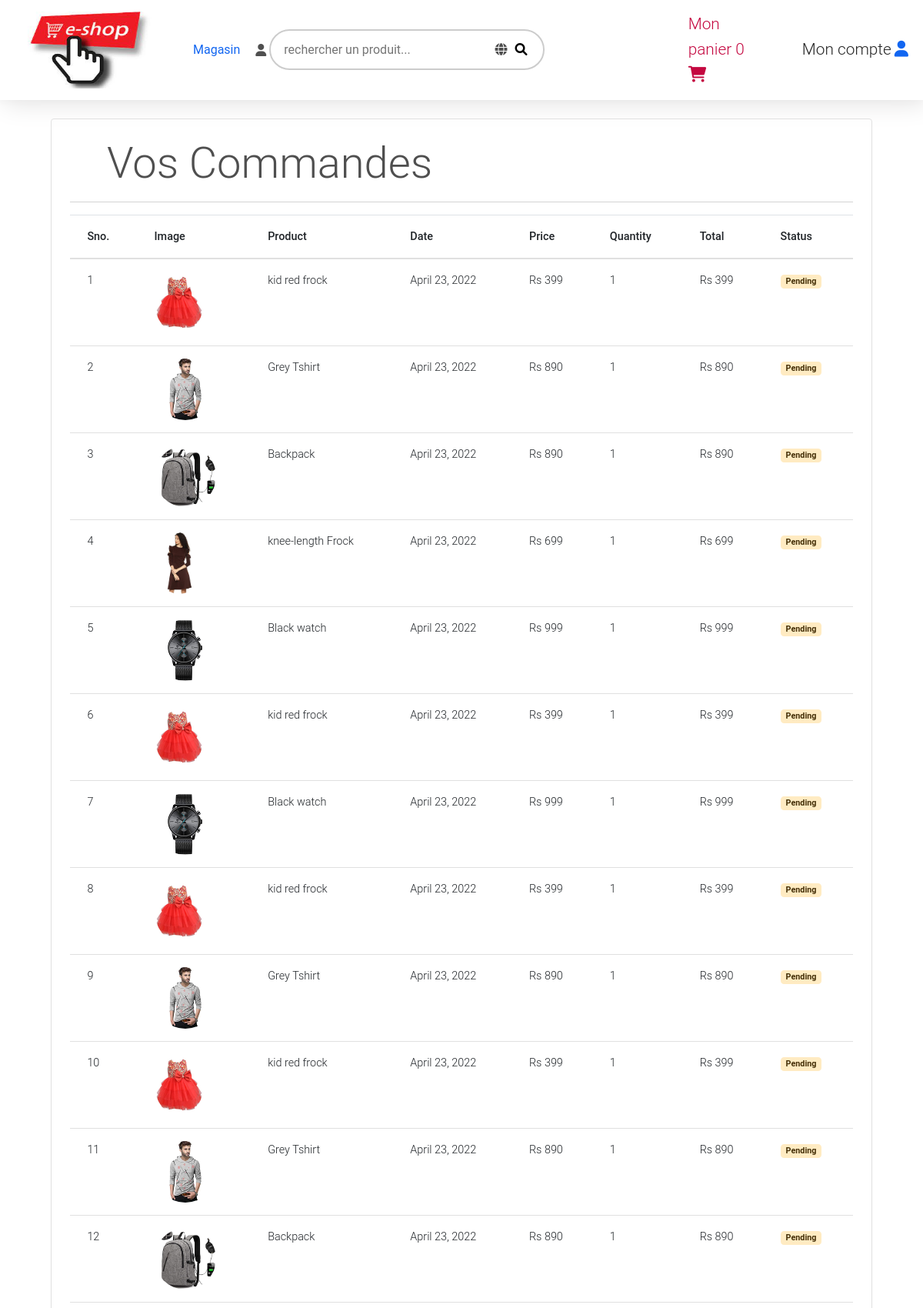
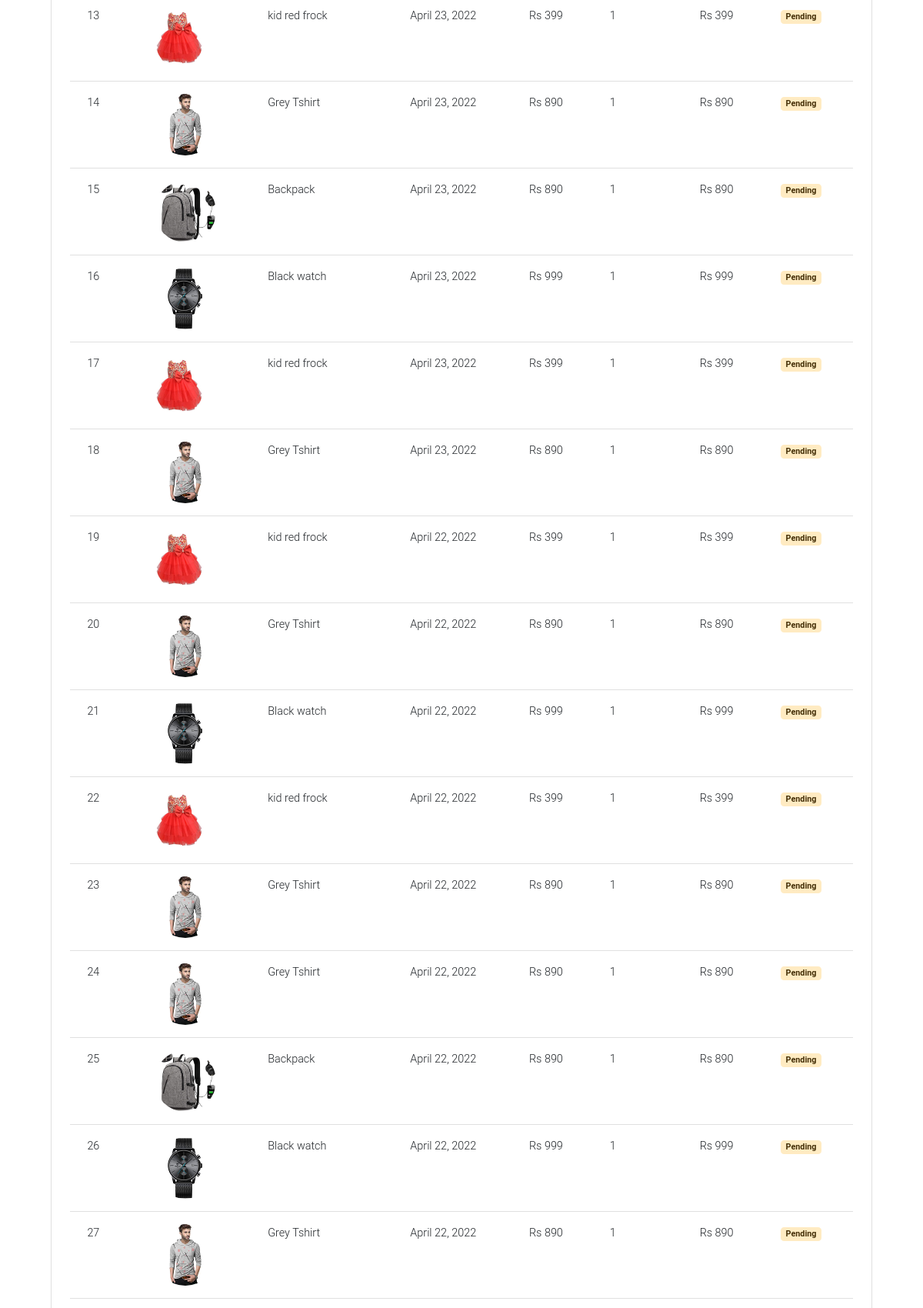
The page /orders (signed in, upper part) on the database its author committed (2 pictures, top to bottom).
### store/models/orders.py (models this page shows, shortened)
class Order(models.Model):
    product = models.ForeignKey(Products,
                                on_delete=models.CASCADE)
    customer = models.ForeignKey(Customer,
                                 on_delete=models.CASCADE)
    quantity = models.IntegerField(default=1)
    price = models.IntegerField()
    address = models.CharField (max_length=50, default='', blank=True)
    phone = models.CharField (max_length=50, default='', blank=True)
    date = models.DateField (default=datetime.datetime.today)
    status = models.BooleanField (default=False)
    @staticmethod
    def get_orders_by_customer(customer_id):
        return Order.objects.filter(customer=customer_id).order_by('-date')

### store/models/product.py (models this page shows, shortened)
class Products(models.Model):
    name = models.CharField(max_length=60)
    price= models.IntegerField(default=0)
    category= models.ForeignKey(Category,on_delete=models.CASCADE,default=1 )
    description= models.CharField(max_length=250, default='', blank=True, null= True)
    image= models.ImageField(upload_to='uploads/products/')

### store/middlewares/auth.py (the view)
    def middleware(request):
        print(request.session.get('customer'))
        returnUrl = request.META['PATH_INFO']
        print(request.META['PATH_INFO'])
        if not request.session.get('customer'):
           return redirect(f'login?return_url={returnUrl}')
        response = get_response(request)
        return response

### store/templatetags/custom_filter.py (called while the page is built)
@register.filter(name='currency')
def currency(number):
    return "Rs "+str(number)

@register.filter(name='multiply')
def multiply(number , number1):
    return number * number1

### store/views/orders.py (called while the page is built)
    def get(self , request ):
        customer = request.session.get('customer')
        orders = Order.get_orders_by_customer(customer)
        print(orders)
        return render(request , 'orders.html'  , {'orders' : orders})

### store/templates/orders.html
{% extends 'base.html' %} {% block content %} {% load cart %} {% load custom_filter %}
<div class="container">
    <div class="border rounded p-4 m-4">
        <p class="display-4 pl-4 ml-4">Vos Commandes</p>
        <hr>
        <table class="table">
            <thead>
                <tr>
                    <th>Sno.</th>
                    <th>Image</th>
                    <th>Product</th>
                    <th>Date</th>
                    <th>Price</th>
                    <th>Quantity</th>
                    <th>Total</th>
                    <th>Status</th>
                </tr>
            </thead>
            <tbody>
                {% for order in orders %}
                <tr>
                    <td>{{forloop.counter}}</td>
                    <td><img style="height: 80px;" class="rounded-circle" src="{{order.product.image.url}}" alt=""></td>
                    <td>{{order.product.name}}</td>
                    <td>{{order.date}}</td>
                    <td>{{order.price|currency}}</td>
                    <td>{{order.quantity}}</td>
                    <td>{{order.quantity|multiply:order.price|currency}}</td>
                    {% if order.status %}
                    <td><small class="badge badge-success">Completed</small></td>
                    {%else%}
                    <td><small class="badge badge-warning">Pending</small></td>
                    {% endif %}
                </tr>
                {% endfor %}
            </tbody>
        </table>
    </div>
</div>
{% endblock %}

### store/templates/base.html (shortened to what this page needs)
<!doctype html>
<html lang="en">
<head>
  <link rel="stylesheet" href="https://maxcdn.bootstrapcdn.com/bootstrap/4.0.0/css/bootstrap.min.css"
>
    <link rel="stylesheet" href="../static/bootstrap/css/mdb.min.css">
    <link rel="stylesheet" href="https://cdnjs.cloudflare.com/ajax/libs/font-awesome/6.0.0/css/all.min.css"/>
    <link rel="stylesheet" href="../static/css/style.css">
</head>
<body>
  {% include "heaFoot/header.html" %}
  {% block content %}
  {% endblock %}
</body>
</html>

### store/templates/heaFoot/header.html (shortened to what this page needs)
<nav class="navbar navbar-expand-lg navbar-light ">
    <a class="navbar-brand mt-2 mt-lg-0 " href="#">
        <img src="./static/images/navbar/logo-navbar.jpeg" alt="logo e shop" loading="lazy" />
    </a>
    <span class="text-reset">
            <a class="nav-link" href="/store">Magasin<span class="sr-only">(current)</span>
    </a>
    </span>
    <i class="fas fa-user mx-1"></i>
    <div class="search-content mx-auto d-md-block d-none">
        <div class="pseudo-search">
            <input type="text" placeholder="rechercher un produit..." autofocus required>
            <i class="fa fa-globe places"></i>
            <button class="fa fa-search" type="submit"></button>
        </div>
    </div>
    <div class="d-flex align-items-center navbar-item-contenair">
        <a class="text-reset me-5" href="/cart">Mon panier
           <span class="d-none d-md-inline" >{{request.session.cart.keys|length}}</span>
          <i class="fas fa-shopping-cart"></i>
        </a>
        <div class="dropdown">
            <a class="dropdown-toggle d-flex align-items-center hidden-arrow" href="#" id="navbarDropdownMenuAvatar" role="button" data-mdb-toggle="dropdown" aria-expanded="false">
                <span class="d-none d-md-block text-dark">Mon compte</span>
                <i class="fas fa-user mx-1"></i>
            </a>
        </div>
    </div>
</nav>

### store/static/css/style.css (style rules this page uses)
.navbar { background:#fff;padding:10px 15px;box-shadow:5px 5px 31px #e4e3e3,-5px -5px 13px #e4e3e3 }
.navbar-brand img { height:5em;width:10em }
.navbar .navbar-item-contenair { width:30em;font-size:1.3rem;font-weight:300;outline:none;color:#c40840 }
.navbar .search-content { width:100% }
.navbar .search-content .pseudo-search { display:inline;border:2px solid #ccc;border-radius:100px;padding:15px 15px;transition:background-color .5 ease-in-out }
.navbar .search-content .pseudo-search input { border:0;background-color:rgba(0,0,0,0);width:50% }
.navbar .search-content .pseudo-search button,.navbar .search-content .pseudo-search i { border:none;background:none;cursor:pointer }

### rows shown on the page
Order: product.image (picture), product.name "kid red frock", date "April 23, 2022", price "Rs 399", quantity "1", quantity|multiply "Rs 399", status "Pending"
Order: product.image (picture), product.name "Grey Tshirt", date "April 23, 2022", price "Rs 890", quantity "1", quantity|multiply "Rs 890", status "Pending"
Order: product.image (picture), product.name "Backpack", date "April 23, 2022", price "Rs 890", quantity "1", quantity|multiply "Rs 890", status "Pending"
Order: product.image (picture), product.name "knee-length Frock", date "April 23, 2022", price "Rs 699", quantity "1", quantity|multiply "Rs 699", status "Pending"
Order: product.image (picture), product.name "Black watch", date "April 23, 2022", price "Rs 999", quantity "1", quantity|multiply "Rs 999", status "Pending"
Order: product.image (picture), product.name "kid red frock", date "April 23, 2022", price "Rs 399", quantity "1", quantity|multiply "Rs 399", status "Pending"
Order: product.image (picture), product.name "Black watch", date "April 23, 2022", price "Rs 999", quantity "1", quantity|multiply "Rs 999", status "Pending"
Order: product.image (picture), product.name "kid red frock", date "April 23, 2022", price "Rs 399", quantity "1", quantity|multiply "Rs 399", status "Pending"
Order: product.image (picture), product.name "Grey Tshirt", date "April 23, 2022", price "Rs 890", quantity "1", quantity|multiply "Rs 890", status "Pending"
Order: product.image (picture), product.name "kid red frock", date "April 23, 2022", price "Rs 399", quantity "1", quantity|multiply "Rs 399", status "Pending"
Order: product.image (picture), product.name "Grey Tshirt", date "April 23, 2022", price "Rs 890", quantity "1", quantity|multiply "Rs 890", status "Pending"
Order: product.image (picture), product.name "Backpack", date "April 23, 2022", price "Rs 890", quantity "1", quantity|multiply "Rs 890", status "Pending"
Order: product.image (picture), product.name "kid red frock", date "April 23, 2022", price "Rs 399", quantity "1", quantity|multiply "Rs 399", status "Pending"
Order: product.image (picture), product.name "Grey Tshirt", date "April 23, 2022", price "Rs 890", quantity "1", quantity|multiply "Rs 890", status "Pending"
Order: product.image (picture), product.name "Backpack", date "April 23, 2022", price "Rs 890", quantity "1", quantity|multiply "Rs 890", status "Pending"
Order: product.image (picture), product.name "Black watch", date "April 23, 2022", price "Rs 999", quantity "1", quantity|multiply "Rs 999", status "Pending"
Order: product.image (picture), product.name "kid red frock", date "April 23, 2022", price "Rs 399", quantity "1", quantity|multiply "Rs 399", status "Pending"
Order: product.image (picture), product.name "Grey Tshirt", date "April 23, 2022", price "Rs 890", quantity "1", quantity|multiply "Rs 890", status "Pending"
Order: product.image (picture), product.name "kid red frock", date "April 22, 2022", price "Rs 399", quantity "1", quantity|multiply "Rs 399", status "Pending"
Order: product.image (picture), product.name "Grey Tshirt", date "April 22, 2022", price "Rs 890", quantity "1", quantity|multiply "Rs 890", status "Pending"
Order: product.image (picture), product.name "Black watch", date "April 22, 2022", price "Rs 999", quantity "1", quantity|multiply "Rs 999", status "Pending"
Order: product.image (picture), product.name "kid red frock", date "April 22, 2022", price "Rs 399", quantity "1", quantity|multiply "Rs 399", status "Pending"
Order: product.image (picture), product.name "Grey Tshirt", date "April 22, 2022", price "Rs 890", quantity "1", quantity|multiply "Rs 890", status "Pending"
Order: product.image (picture), product.name "Grey Tshirt", date "April 22, 2022", price "Rs 890", quantity "1", quantity|multiply "Rs 890", status "Pending"
Order: product.image (picture), product.name "Backpack", date "April 22, 2022", price "Rs 890", quantity "1", quantity|multiply "Rs 890", status "Pending"
Order: product.image (picture), product.name "Black watch", date "April 22, 2022", price "Rs 999", quantity "1", quantity|multiply "Rs 999", status "Pending"
Order: product.image (picture), product.name "Grey Tshirt", date "April 22, 2022", price "Rs 890", quantity "1", quantity|multiply "Rs 890", status "Pending"

### other values the page prints
{{ request.session.cart.keys|length }} "0"
